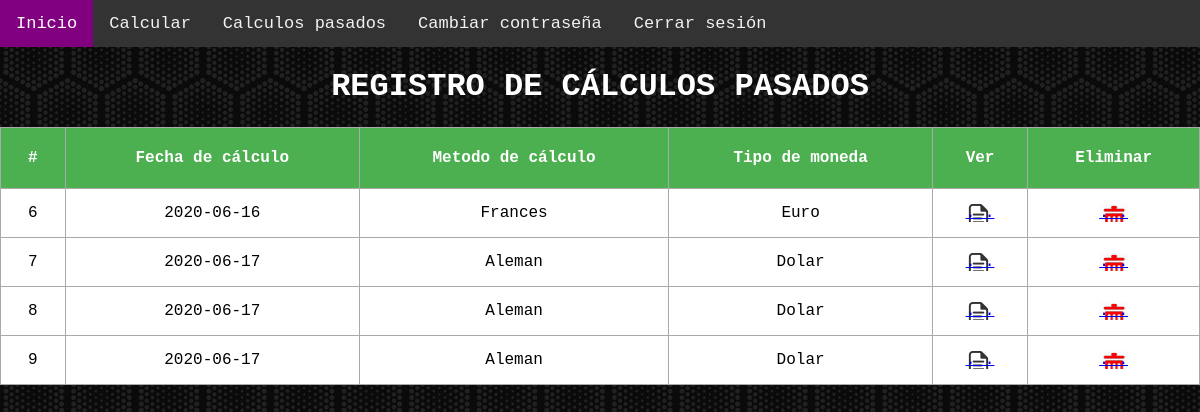
The app's page /oldcalcs (signed in), older data.
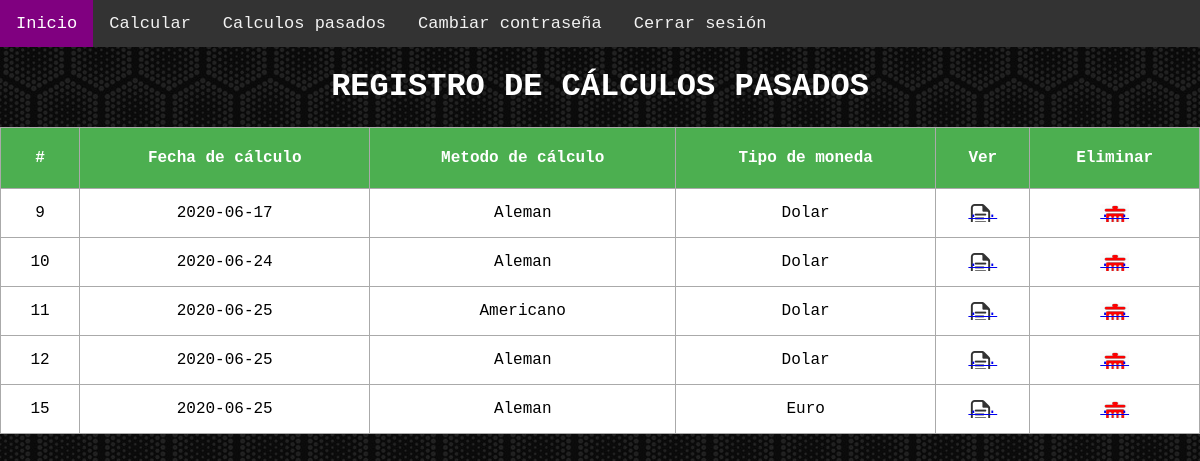
The same page, newer data.
### app.py (models this page shows)
class Bono(db.Model):
    id = db.Column(db.Integer, primary_key=True)
    fcalculo = db.Column(db.DateTime, default=datetime.utcnow)
    mcalculo = db.Column(db.String(20))
    tmoneda = db.Column(db.String(20))
    vnominal = db.Column(db.Float)
    vcomercial = db.Column(db.Float)
    nanos = db.Column(db.Integer)
    fpago = db.Column(db.String(50))
    dxano = db.Column(db.Integer)
    ttasa = db.Column(db.String(50))
    capi = db.Column(db.String(50))
    tinteres = db.Column(db.Float)
    tdesc = db.Column(db.Float)
    irenta = db.Column(db.Float)
    femision = db.Column(db.DateTime)
    prima = db.Column(db.Float)
    estruc = db.Column(db.Float)
    coloc = db.Column(db.Float)
    flota = db.Column(db.Float)
    cavali = db.Column(db.Float)
    user_id = db.Column(db.Integer, db.ForeignKey('user.id'),nullable=False)

### app.py (the view)
@app.route('/oldcalcs',methods=['GET'])
def get_oldcalcs():
    bonos = Bono.query.filter_by(user_id = current_user.id).order_by(Bono.fcalculo).all()
    return render_template('oldcalcs.html', calculos=bonos)

### app.py (called while the page is built)
@login_manager.user_loader
def get(id):
    return User.query.get(id)

### templates/oldcalcs.html (shortened to what this page needs)
{% extends 'layout.html' %}
{% block content %}
<div class="topnav" id="myTopnav">
    <a href="/home" class="active">Inicio</a>
    <a href="/calflujo" class="am" role="button">Calcular</a>
    <a href="/oldcalcs" class="am" role="button">Calculos pasados</a>
    <a href="/xcontra" class="am" role="button">Cambiar contraseña</a>
    <a href="/logout" class="am" role="button">Cerrar sesión</a>
  </div>
<div class="content">
    <h1 style="text-align: center">Registro de cálculos pasados</h1>
    {% if calculos|length < 1 %}
    <h4 style="text-align: center">No hay calculos realizados.</h4>
    {% else %}
    <table>
        <tr>
            <th>#</th>
            <th>Fecha de cálculo</th>
            <th>Metodo de cálculo</th>
            <th>Tipo de moneda</th>
            <th>Ver</th>
            <th>Eliminar</th>
        </tr>
        {% for calculo in calculos %}
            <tr>
                <td>{{ calculo.id }}</td>
                <td>{{ calculo.fcalculo.date() }}</td>
                <td>{{ calculo.mcalculo }}</td>
                <td>{{ calculo.tmoneda }}</td>
                <td><a class="bver" href="/resultado/{{calculo.id}}">. .</a></td>
                <td><a class="bban" href="/delete/{{calculo.id}}">. .</a></td>
            </tr>
        {% endfor %}
    </table>
    {% endif %}
</div>
{% endblock %}

### templates/layout.html (shortened to what this page needs)
<!DOCTYPE html>
<html lang="en">
<head>
        <link rel="stylesheet" href="https://cdnjs.cloudflare.com/ajax/libs/font-awesome/4.7.0/css/font-awesome.min.css">
</head>
<body>
    {% block content %}{% endblock %}
</body>
</html>

### templates/layout.html (style rules this page uses)
body { margin: 0; font-family: Arial, Helvetica, sans-serif; }
.topnav { overflow: hidden; background-color: #333; }
.topnav a { float: left; display: block; color: #f2f2f2; text-align: center; padding: 14px 16px; text-decoration: none; font-size: 17px; }
.topnav a.active { background-color: purple; color: white; }

### templates/oldcalcs.html (style rules this page uses)
body { background-image: url('/static/img/backg.jpg'); font-family: "Lucida Console", Courier, monospace; text-align: center; }
h1, h2, h3, h4, h5 { color:white; text-transform: uppercase; }
.bver { background: url('/static/img/view.png') no-repeat; }
.bban { background: url('/static/img/delete.png') no-repeat; }
table, td, th { border: 1px solid #aaa; }
table { border-collapse: collapse; width: 100%; }
th { background-color: #4CAF50; color: white; padding: 15px; height: 30px; }
td { text-align: center; padding: 15px; }
tr { background-color:white; }

Row changes from the older to the newer data that the page shows:
removed Bono: id "6", fcalculo "2020-06-16", mcalculo "Frances", tmoneda "Euro"
removed Bono: id "7", fcalculo "2020-06-17", mcalculo "Aleman", tmoneda "Dolar"
removed Bono: id "8", fcalculo "2020-06-17", mcalculo "Aleman", tmoneda "Dolar"
added Bono: id "10", fcalculo "2020-06-24", mcalculo "Aleman", tmoneda "Dolar"
added Bono: id "11", fcalculo "2020-06-25", mcalculo "Americano", tmoneda "Dolar"
added Bono: id "12", fcalculo "2020-06-25", mcalculo "Aleman", tmoneda "Dolar"
added Bono: id "15", fcalculo "2020-06-25", mcalculo "Aleman", tmoneda "Euro"
